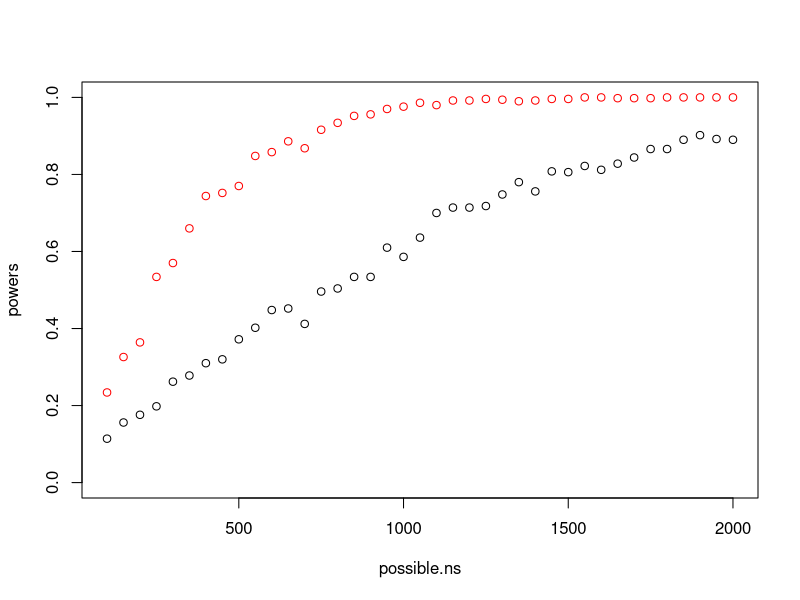

Write the R code that produced this figure.
possible.ns <- seq(from=100, to=2000, by=50)
powers <- rep(NA, length(possible.ns))
powers.cov <- rep(NA, length(possible.ns))        # Need a second empty vector
alpha <- 0.05
sims <- 500
for (j in 1:length(possible.ns)){
  N <- possible.ns[j]
  
  significant.experiments <- rep(NA, sims)
  significant.experiments.cov <- rep(NA, sims)      # Need a second empty vector here too
  
  for (i in 1:sims){
    gender <- c(rep("F", N/2), rep("M", N/2))       # Generate "gender" covariate
    age <- sample(x=18:65, size=N, replace=TRUE)    # Generate "age" covariate
    effectofgender <- 10                            # Hypothesize the "effect" of gender on income
    effectofage <- 2                                # Hypothesize the "effect" of age on income
    
    ## Hypothesize Control Outcome as a function of gender, age, and error
    Y0 <- effectofgender*(gender=="M") + effectofage*age + rnorm(n=N, mean=100, sd=20)
    
    ## This is all the same ##
    tau <- 5
    Y1 <- Y0 + tau
    Z.sim <- rbinom(n=N, size=1, prob=.5)
    Y.sim <- Y1*Z.sim + Y0*(1-Z.sim)
    fit.sim <- lm(Y.sim ~ Z.sim)
    
    ## This is the novel analysis -- including two covariates to increase precision ##
    fit.sim.cov <- lm(Y.sim ~ Z.sim + (gender=="M") + age)
    
    ## extract p-values and calculate significance ##
    p.value <- summary(fit.sim)$coefficients[2,4]
    p.value.cov <- summary(fit.sim.cov)$coefficients[2,4]
    significant.experiments[i] <- (p.value <= alpha)
    significant.experiments.cov[i] <- (p.value.cov <= alpha)
  }
  
  powers[j] <- mean(significant.experiments)
  powers.cov[j] <- mean(significant.experiments.cov)
}

plot(possible.ns, powers, ylim=c(0,1))
points(possible.ns, powers.cov, col="red")



